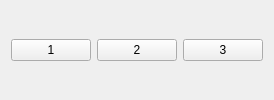
<?xml version="1.0" encoding="UTF-8"?>
<ui version="4.0">
 <class>HBoxLayoutWidget</class>
 <widget class="QWidget" name="HBoxLayoutWidget">
  <layout class="QHBoxLayout">
   <item>
    <widget class="QPushButton" name="pushButton1">
     <property name="text">
      <string>1</string>
     </property>
    </widget>
   </item>
   <item>
    <widget class="QPushButton" name="pushButton2">
     <property name="text">
      <string>2</string>
     </property>
    </widget>
   </item>
   <item>
    <widget class="QPushButton" name="pushButton3">
     <property name="text">
      <string>3</string>
     </property>
    </widget>
   </item>
  </layout>
 </widget>
 <resources/>
 <connections/>
</ui>
